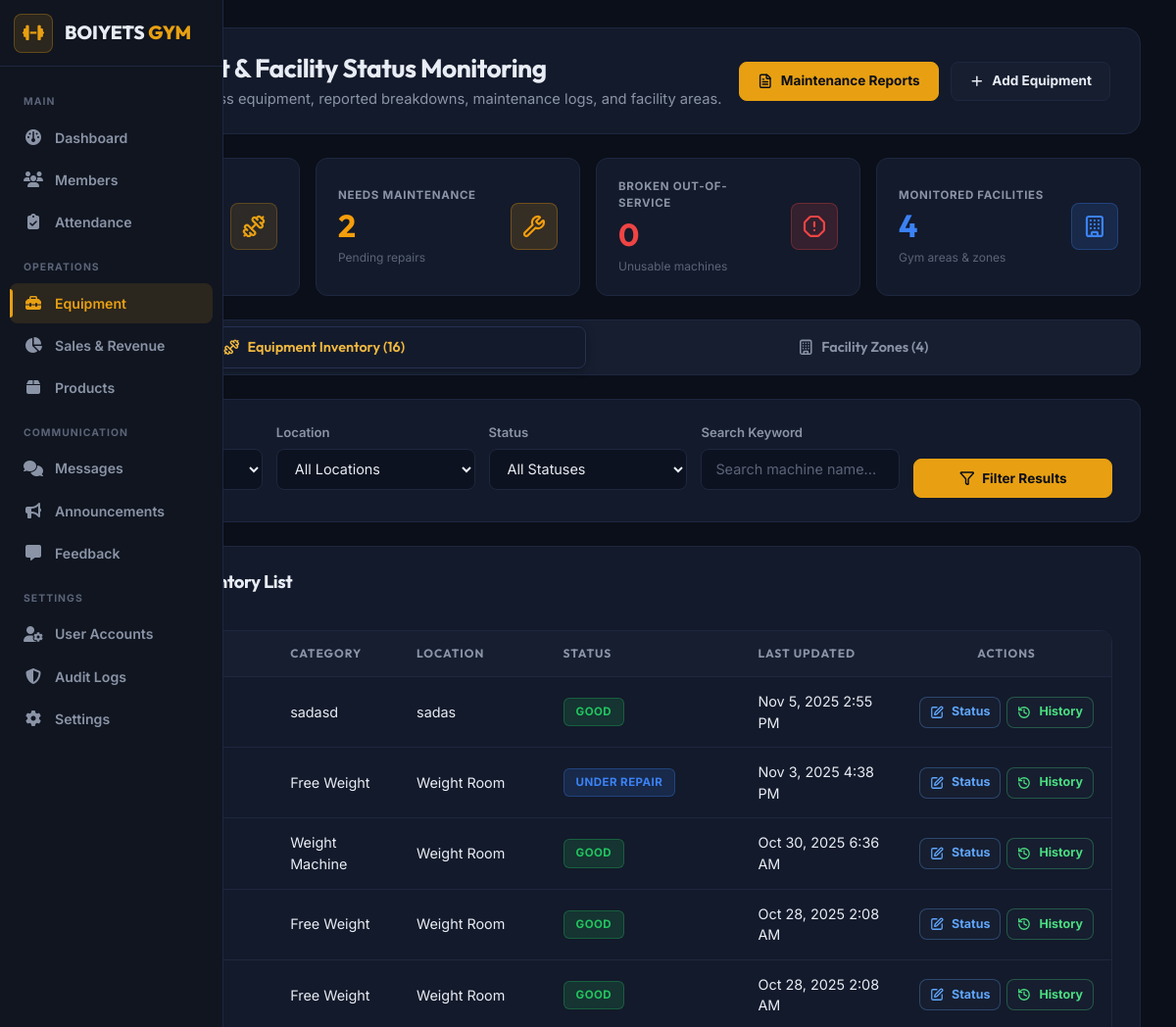
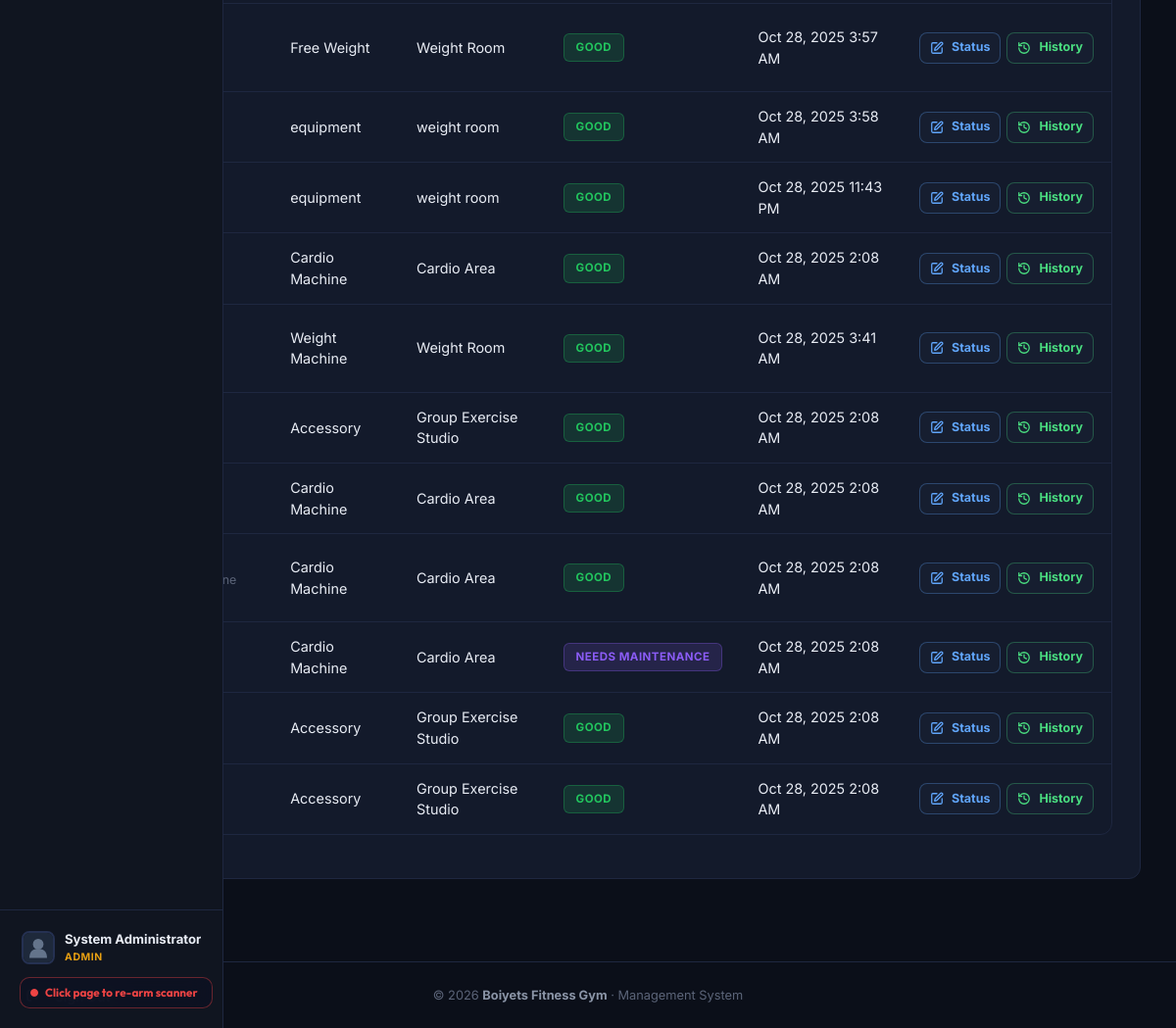
The page /equipment_monitoring.php (signed in) on the database its author committed (2 pictures, top to bottom).
### tables this page shows
CREATE TABLE `equipment` (
  `id` int(11) NOT NULL,
  `name` varchar(100) NOT NULL,
  `category` varchar(100) NOT NULL,
  `location` varchar(100) NOT NULL,
  `status` enum('Good','Needs Maintenance','Under Repair','Broken') DEFAULT 'Good',
  `date_added` datetime DEFAULT current_timestamp(),
  `last_updated` datetime DEFAULT current_timestamp() ON UPDATE current_timestamp(),
  `created_by` int(11) DEFAULT NULL,
  `notes` text DEFAULT NULL
);

### public_html/equipment_monitoring.php (the view, shortened to what this page needs)
<?php
require_once __DIR__ . '/../config/config.php';
$tab = $_GET['tab'] ?? 'equipment';
$search = trim($_GET['search'] ?? '');
$equipment_where = ["1=1"];
$equipment_params = [];
$equipment_types = "";
$equipment_sql = "SELECT e.*, u.username as created_by_name FROM equipment e LEFT JOIN users u ON e.created_by = u.id WHERE " . implode(" AND ", $equipment_where) . " ORDER BY e.name ASC";
$equipment_stmt = $conn->prepare($equipment_sql);
if ($equipment_stmt && !empty($equipment_params)) {
    $equipment_stmt->bind_param($equipment_types, ...$equipment_params);
    $equipment_stmt->execute();
    $equipment_result = $equipment_stmt->get_result();
} else {
    $equipment_result = $conn->query($equipment_sql);
}
$total_equip = $conn->query("SELECT COUNT(*) as total FROM equipment")->fetch_assoc()['total'] ?? 0;
$maint_equip = $conn->query("SELECT COUNT(*) as total FROM equipment WHERE status IN ('Needs Maintenance', 'Under Repair')")->fetch_assoc()['total'] ?? 0;
$broken_equip = $conn->query("SELECT COUNT(*) as total FROM equipment WHERE status = 'Broken'")->fetch_assoc()['total'] ?? 0;
$total_facilities = $conn->query("SELECT COUNT(*) as total FROM facilities")->fetch_assoc()['total'] ?? 0;
$role = $_SESSION['role'] ?? 'member';
require_once __DIR__ . '/includes/header.php';
require_once __DIR__ . '/includes/nav.php';
?>
<div class="gym-main-container">
  <div class="gym-page-header">
    <div>
      <h1 class="gym-page-title" style="display: flex; align-items: center; gap: 10px;">
        Equipment & Facility Status Monitoring
      </h1>
      <p class="gym-page-subtitle">Track operational fitness equipment, reported breakdowns, maintenance logs, and facility areas.</p>
    </div>
    <div style="display: flex; gap: 0.75rem; flex-wrap: wrap;">
      <a href="maintenance_report.php" class="gym-btn gym-btn-yellow">
        <i data-lucide="file-text"></i> Maintenance Reports
      </a>
      <?php if ($role == 'admin'): ?>
        <button type="button" onclick="openAddEquipmentModal()" class="gym-btn gym-btn-outline" style="border-color: var(--accent); color: var(--accent);">
          <i data-lucide="plus"></i> Add Equipment
        </button>
      <?php endif; ?>
    </div>
  </div>
  <div class="gym-stats-grid">
    <div class="gym-stat-card">
      <div>
        <div class="gym-stat-label">Total Equipment</div>
        <div class="gym-stat-number" style="color: var(--accent-light);"><?php echo number_format($total_equip); ?></div>
        <div style="font-size: 0.75rem; color: var(--text-dim); margin-top: 4px;">Tracked gym assets</div>
      </div>
      <div class="gym-stat-icon"><i data-lucide="dumbbell"></i></div>
    </div>
    <div class="gym-stat-card">
      <div>
        <div class="gym-stat-label">Needs Maintenance</div>
        <div class="gym-stat-number" style="color: #f59e0b;"><?php echo number_format($maint_equip); ?></div>
        <div style="font-size: 0.75rem; color: var(--text-dim); margin-top: 4px;">Pending repairs</div>
      </div>
      <div class="gym-stat-icon" style="background: rgba(245, 158, 11, 0.15); color: #f59e0b; border-color: rgba(245, 158, 11, 0.3);">
        <i data-lucide="wrench"></i>
      </div>
    </div>
    <div class="gym-stat-card">
      <div>
        <div class="gym-stat-label">Broken Out-of-Service</div>
        <div class="gym-stat-number" style="color: #ef4444;"><?php echo number_format($broken_equip); ?></div>
        <div style="font-size: 0.75rem; color: var(--text-dim); margin-top: 4px;">Unusable machines</div>
      </div>
      <div class="gym-stat-icon" style="background: rgba(239, 68, 68, 0.15); color: #ef4444; border-color: rgba(239, 68, 68, 0.3);">
        <i data-lucide="alert-octagon"></i>
      </div>
    </div>
    <div class="gym-stat-card">
      <div>
        <div class="gym-stat-label">Monitored Facilities</div>
        <div class="gym-stat-number" style="color: #3b82f6;"><?php echo number_format($total_facilities); ?></div>
        <div style="font-size: 0.75rem; color: var(--text-dim); margin-top: 4px;">Gym areas & zones</div>
      </div>
      <div class="gym-stat-icon" style="background: rgba(59, 130, 246, 0.15); color: #3b82f6; border-color: rgba(59, 130, 246, 0.3);">
        <i data-lucide="building"></i>
      </div>
    </div>
  </div>
  <div class="gym-tabs-container" style="margin-bottom: 1.5rem;">
    <a href="?tab=equipment" class="gym-tab-btn <?php echo $tab == 'equipment' ? 'active' : ''; ?>">
      <i data-lucide="dumbbell"></i> Equipment Inventory (<?php echo $total_equip; ?>)
    </a>
    <a href="?tab=facilities" class="gym-tab-btn <?php echo $tab == 'facilities' ? 'active' : ''; ?>">
      <i data-lucide="building"></i> Facility Zones (<?php echo $total_facilities; ?>)
    </a>
  </div>
  <?php if ($tab == 'equipment'): ?>
    <div class="gym-card" style="margin-bottom: 1.5rem;">
      <form method="GET" style="display: grid; grid-template-columns: repeat(auto-fit, minmax(180px, 1fr)); gap: 14px; align-items: flex-end;">
        <div>
          <label class="gym-form-label">Category</label>
        </div>
        <div>
          <label class="gym-form-label">Location</label>
          <select name="location" class="gym-form-control">
            <option value="">All Locations</option>
          </select>
        </div>
        <div>
          <label class="gym-form-label">Status</label>
          <select name="status" class="gym-form-control">
            <option value="">All Statuses</option>
          </select>
        </div>
        <div>
          <label class="gym-form-label">Search Keyword</label>
          <input type="text" name="search" value="<?php echo htmlspecialchars($search); ?>" placeholder="Search machine name..." class="gym-form-control">
        </div>
        <div>
          <button type="submit" class="gym-btn gym-btn-yellow" style="width: 100%;">
            <i data-lucide="filter"></i> Filter Results
          </button>
        </div>
      </form>
    </div>
    <div class="gym-card">
      <div style="display: flex; justify-content: space-between; align-items: center; margin-bottom: 1.25rem;">
        <h2 class="gym-card-title" style="margin: 0; display: flex; align-items: center; gap: 10px;">
          Equipment Inventory List
        </h2>
      </div>
      <div class="gym-table-wrapper" style="margin-bottom: 0;">
        <table class="gym-table">
          <thead>
            <tr>
              <th>Equipment Name</th>
              <th>Category</th>
              <th>Location</th>
              <th>Status</th>
              <th>Last Updated</th>
              <?php if ($role == 'admin' || $role == 'trainer'): ?>
                <th style="text-align: center;">Actions</th>
              <?php endif; ?>
            </tr>
          </thead>
          <tbody>
            <?php if ($equipment_result && $equipment_result->num_rows > 0): ?>
              <?php while($equipment = $equipment_result->fetch_assoc()): ?>
                <?php
                $status_badge = '';
                switch($equipment['status']) {
                  case 'Good':
                    $status_badge = '<span class="gym-badge gym-badge-active">Good</span>';
                    break;
                  case 'Needs Maintenance':
                    $status_badge = '<span class="gym-badge gym-badge-pending">Needs Maintenance</span>';
                    break;
                  case 'Under Repair':
                    $status_badge = '<span class="gym-badge gym-badge-info">Under Repair</span>';
                    break;
                }
                ?>
                <tr>
                  <td>
                    <div style="font-weight: 700; color: var(--text-primary);"><?php echo htmlspecialchars($equipment['name']); ?></div>
                    <?php if (!empty($equipment['notes'])): ?>
                      <div style="font-size: 0.78rem; color: var(--text-dim); margin-top: 2px;"><?php echo htmlspecialchars($equipment['notes']); ?></div>
                    <?php endif; ?>
                  </td>
                  <td><?php echo htmlspecialchars($equipment['category']); ?></td>
                  <td style="color: var(--text-secondary);"><?php echo htmlspecialchars($equipment['location']); ?></td>
                  <td><?php echo $status_badge; ?></td>
                  <td style="color: var(--text-dim); font-size: 0.84rem;">
                    <?php echo date('M j, Y g:i A', strtotime($equipment['last_updated'])); ?>
                  </td>
                  <?php if ($role == 'admin' || $role == 'trainer'): ?>
                    <td>
                      <div style="display: flex; gap: 6px; align-items: center; justify-content: center;">
                        <button type="button" onclick="openUpdateStatusModal(<?php echo htmlspecialchars(json_encode($equipment)); ?>)" class="gym-btn gym-btn-outline" style="min-height: 32px !important; padding: 4px 10px !important; font-size: 0.78rem !important; color: #60a5fa !important; border-color: rgba(96, 165, 250, 0.3) !important;" title="Update Status">
                          <i data-lucide="edit" style="width: 14px; height: 14px;"></i> Status
                        </button>
                        <?php if ($role == 'admin'): ?>
                          <button type="button" onclick="openViewLogsModal(<?php echo $equipment['id']; ?>)" class="gym-btn gym-btn-outline" style="min-height: 32px !important; padding: 4px 10px !important; font-size: 0.78rem !important; color: #4ade80 !important; border-color: rgba(74, 222, 128, 0.3) !important;" title="View History Logs">
                            <i data-lucide="history" style="width: 14px; height: 14px;"></i> History
                          </button>
                        <?php endif; ?>
                      </div>
                    </td>
                  <?php endif; ?>
                </tr>
              <?php endwhile; ?>
            <?php endif; ?>
          </tbody>
        </table>
      </div>
    </div>
  <?php endif; ?>
</div>
<?php
require_once __DIR__ . '/includes/footer.php';
?>

### rows shown on the page
equipment: category "sadasd", location "sadas", status "GOOD", last_updated "Nov 5, 2025 2:55 PM"
equipment: category "Free Weight", location "Weight Room", status "UNDER REPAIR", last_updated "Nov 3, 2025 4:38 PM"
equipment: category "Weight Machine", location "Weight Room", status "GOOD", last_updated "Oct 30, 2025 6:36 AM"
equipment: category "Free Weight", location "Weight Room", status "GOOD", last_updated "Oct 28, 2025 2:08 AM"
equipment: category "Free Weight", location "Weight Room", status "GOOD", last_updated "Oct 28, 2025 2:08 AM"
equipment: category "Free Weight", location "Weight Room", status "GOOD", last_updated "Oct 28, 2025 3:57 AM"
equipment: category "equipment", location "weight room", status "GOOD", last_updated "Oct 28, 2025 3:58 AM"
equipment: category "equipment", location "weight room", status "GOOD", last_updated "Oct 28, 2025 11:43 PM"
equipment: category "Cardio Machine", location "Cardio Area", status "GOOD", last_updated "Oct 28, 2025 2:08 AM"
equipment: category "Weight Machine", location "Weight Room", status "GOOD", last_updated "Oct 28, 2025 3:41 AM"
equipment: category "Accessory", location "Group Exercise Studio", status "GOOD", last_updated "Oct 28, 2025 2:08 AM"
equipment: category "Cardio Machine", location "Cardio Area", status "GOOD", last_updated "Oct 28, 2025 2:08 AM", $equipment['id'] 3 (drawn)
equipment: category "Cardio Machine", location "Cardio Area", status "GOOD", last_updated "Oct 28, 2025 2:08 AM"
equipment: category "Cardio Machine", location "Cardio Area", shows "NEEDS MAINTENANCE", last_updated "Oct 28, 2025 2:08 AM"
equipment: category "Accessory", location "Group Exercise Studio", status "GOOD", last_updated "Oct 28, 2025 2:08 AM"
equipment: category "Accessory", location "Group Exercise Studio", status "GOOD", last_updated "Oct 28, 2025 2:08 AM"

### other values the page prints
$user_name "System Administrator"
$user_role "ADMIN"
$maint_equip "2"
$broken_equip "0"
$total_facilities "4"
$total_equip "16"
